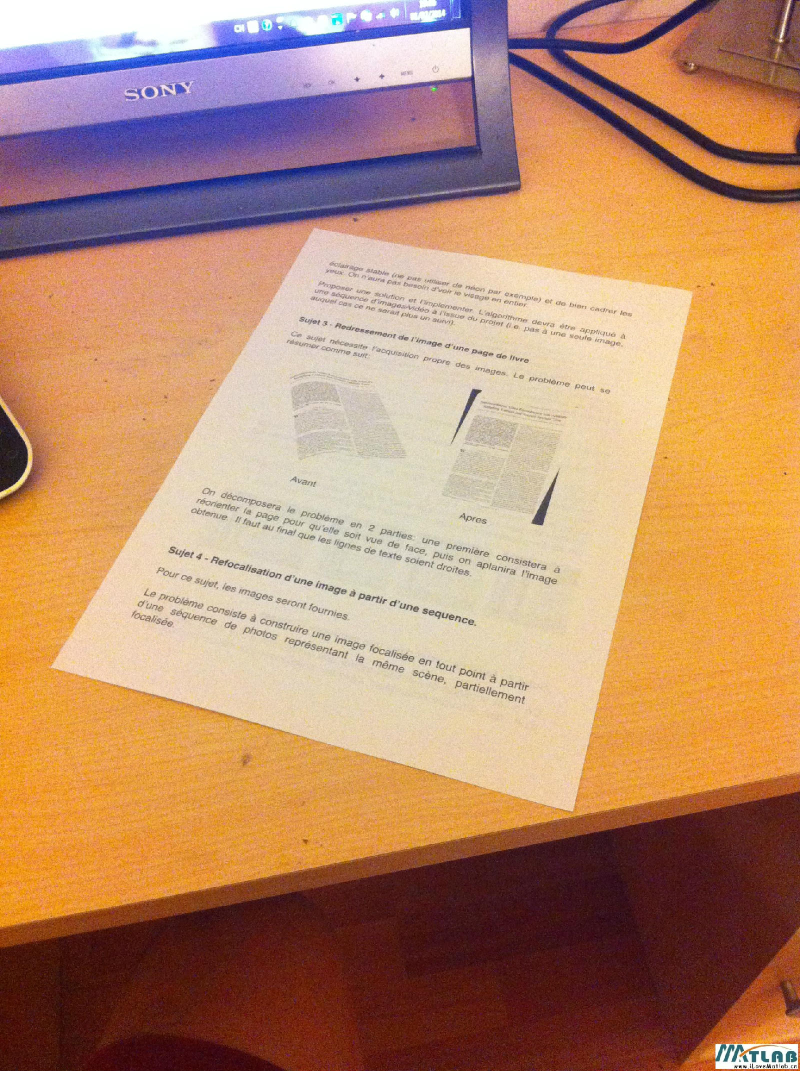
%> input picture MATLAB works/baidusb/3333/02.jpg, 1600 x 2142 px (shown at 1/2 size)
$ octave lll.m   (GNU Octave 9; MATLAB toolbox functions it lacks are replaced by stand-ins)
%> lines starting %> are read from the running program, lines starting %| are printed output that depends on the picture; in (x1, y1, x2, y2) boxes, pixels count from 0 and x2, y2 are one past the last pixel; in counts of white or black regions, pixels touching at a corner belong together; the program's own positions count from 1
% Projective transformation
im = imread('02.jpg');
%> im is the input picture: size 2142x1600x3 uint8; mean R, G, B 184, 138.6, 107.8
imshow(im);
%%%*********************************
%%
% % h = imrect(gca);%[I rect]= imcrop;
% % rect = wait(h);
rect=[100 520 1625 1505];

im_s= imcrop(im,rect);
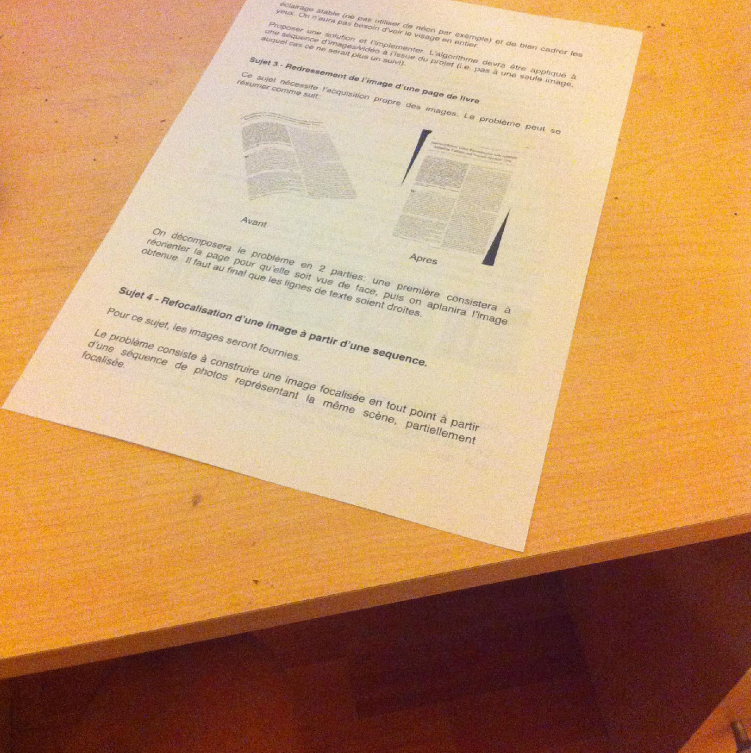
%> im_s: size 1506x1501x3 uint8 (shown at 1/2 size); mean R, G, B 196.5, 150.6, 106.9
subplot(221)
imshow(im_s)

% 观察图像背景是由含有红色和绿色成分的黄色，
% 故用蓝色层生成灰度图像。
BW=im2bw(im_s(:,:,3),0.6);
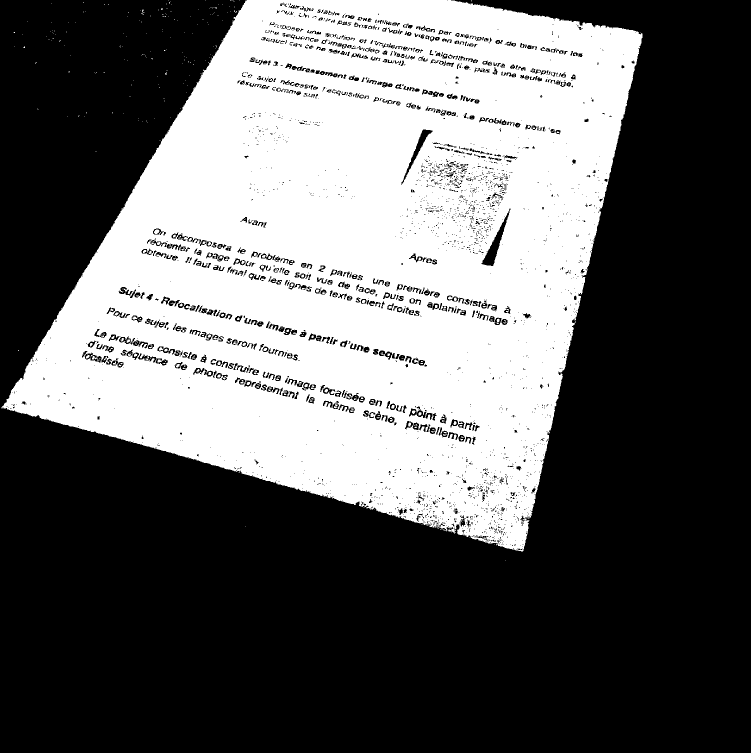
%> BW: size 1506x1501 logical (shown at 1/2 size); 38.7% white; 573 white regions (505 under 20 px), largest, box (x1, y1, x2, y2) and area: (3, 0, 1285, 1103) 870463, (308, 459, 319, 468) 72, (782, 810, 789, 817) 39
subplot(222)
imshow(BW)

BW = imfill(BW,'holes');
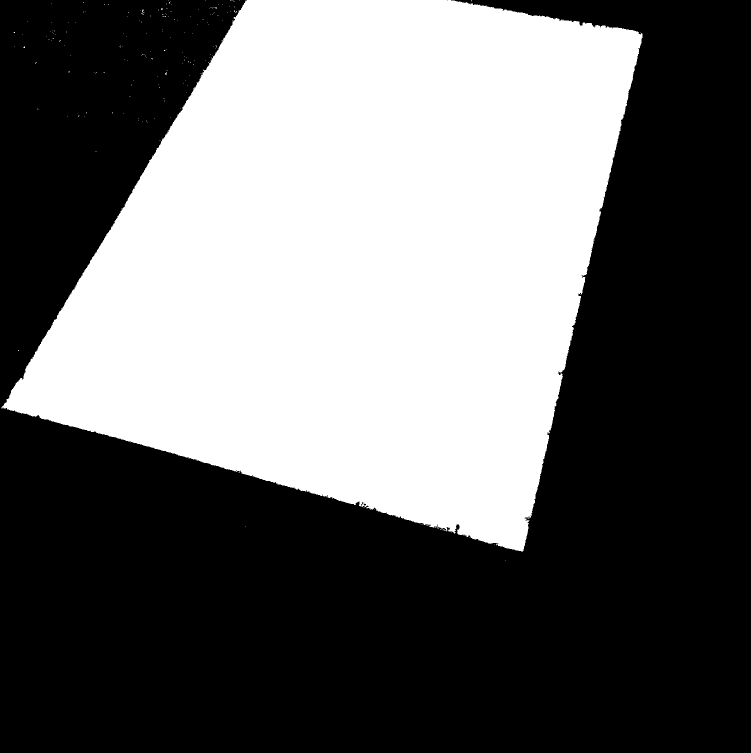
%> BW: size 1506x1501 logical (shown at 1/2 size); 40.9% white; 202 white regions (201 under 20 px), largest, box (x1, y1, x2, y2) and area: (3, 0, 1285, 1103) 924401
subplot(223)
imshow(BW)

% % [x, y] = getpts(gca)
% % h = impoint(gca,fliplr(size(BW)/2));
% % p = wait(h);
p=size(BW)/2;
%> p = [753 750.5]
%I=medfilt2(BW,[11,11]);
I = bwselect(BW,p(2),p(1),4);
%> I: size 1506x1501 logical; 40.9% white; 1 white region, box (x1, y1, x2, y2) and area: (3, 0, 1285, 1103) 924395
subplot(224)
imshow(I)
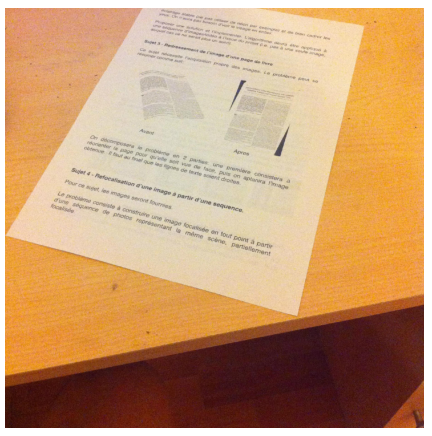
%> figure redrawn from the program's plot data, 4 panels
%%%%%%%%%%%%%%%%%%%%%%%%%%%%%%
% [6 lines of commented-out code are left out]
%%%***********************************
%%%%%%%%%%%%%%%%%%%%%%%%%%%%%%%%%%%%%%
%% corner
%%%%%%%%%%%%%%%%%%%%%%%%%%%%%%%%%%%%%%
I_c=medfilt2(I,[9,9]);
%> I_c: size 1506x1501 logical; 40.9% white; 1 white region, box (x1, y1, x2, y2) and area: (6, 0, 1285, 1102) 924406
%%
imshow(I_c)
%k=fspecial('gaussian',[61 1],500);
%k=[k(16:end);k(2:15);k(16)];
k=ones(61,1);
%surf(k*k')
C = corner(I_c,'MinimumEigenvalue',10,...
    'FilterCoefficients',k,...%ones(51,1)
    'QualityLevel',.5);%,...);%
%> C = [1027 1073; 36 803; 1256 85; 917 1065; 908 1062; 891 1061; 927 1066; 929 1066; 939 1068; 932 1]
% C = corner(I_c,10,...
%     'FilterCoefficients',k,...%ones(51,1)
%     'QualityLevel',.7,...);%,
%     'SensitivityFactor',0.24);
hold on
plot(C(1:4,1), C(1:4,2), 'r*');
%plot(C(:,1), C(:,2), 'r*');
hold off
%%%***********************************
%%%%%%%%%%%%%%%%%%%%%%%%%%%%%%%%%%%%%%
%% bwtraceboundary
%%%%%%%%%%%%%%%%%%%%%%%%%%%%%%%%%%%%%%
p=round(size(I)/2);
%> p = [753 751]
tml=find(I(p(1):end,p(2))==0,1,'first');
%> tml = 266
%I(p(1)+tml-2,p(2))
p(1)=p(1)+tml-2;
B = bwtraceboundary(I,p,'N');
subplot(223)
hold on

plot(B(:,2),B(:,1),'g','LineWidth',2);
plot(p(2),p(1),'rx','LineWidth',2)
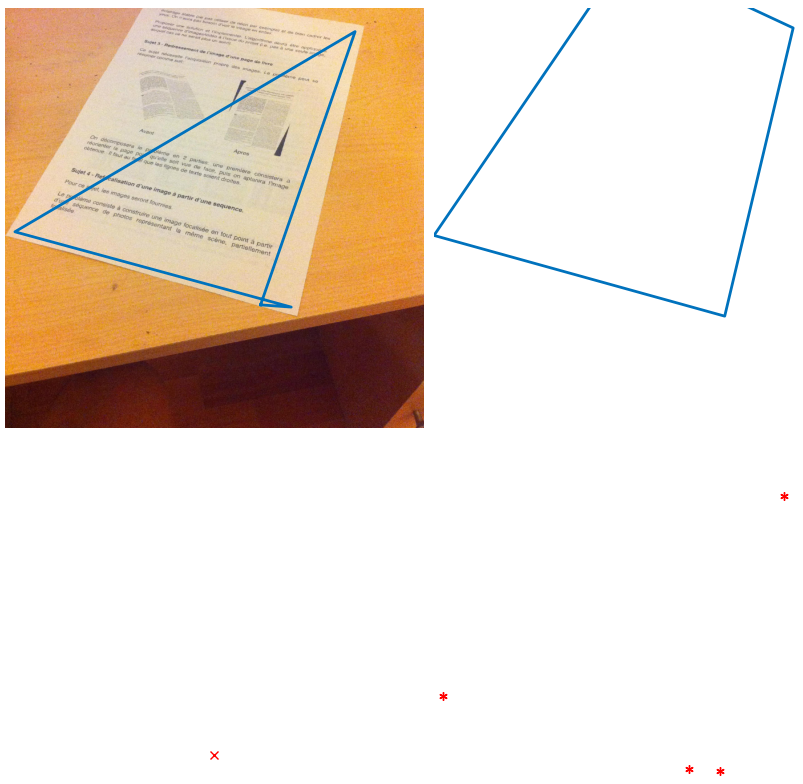
%> figure redrawn from the program's plot data, 4 panels
max(B);
min(B);

%%%***********************************
%%%%%%%%%%%%%%%%%%%%%%%%%%%%%%%%%%%%%%
%% regionprops
%%%%%%%%%%%%%%%%%%%%%%%%%%%%%%%%%%%%%%
STATS = regionprops(I,'Extrema');
tmpk=STATS.Extrema;
%> tmpk = [493.5 0.5; 902.5 0.5; 1285.5 67.5; 1285.5 76.5; 1046.5 1103.5; 1042.5 1103.5; 3.5 817.5; 3.5 814.5]
tmpl=diff(tmpk);
%> tmpl = [409 0; 383 67; 0 9; -239 1027; -4 0; -1039 -286; 0 -3]
tmpl=sum(tmpl(1:2:end,:),2)/2;
%> tmpl = [204.5; 4.5; -2; -1.5]
C4=tmpk([1,4,5,8],:)+[tmpl,-tmpl];
%> C4 = [698 -204; 1290 72; 1044.5 1105.5; 2 816]
subplot(222)
%imshow(I)
hold on
impoly(gca,C4);
%%
%%%%%%
subplot(221)
h = impoly(gca,C([4,3,2,1],:));
%> h = {Position [917 1065 1256 85 36 803 1027 1073], Vertices [917 1065 1256 85 36 803 1027 1073]}
% % input_points = wait(h);
% % %input_points=C4;
% % %input_points = [663 32;1583 186;1290 1448;20 1098];
input_points = C([4,3,2,1],:);
%> input_points = [917 1065; 1256 85; 36 803; 1027 1073]

A4paper=[210 297]*5;
n=A4paper(1);
m=A4paper(2);
base_points=[0 0;n 0;n m;0 m];


tform = maketform('projective',input_points,base_points);
%> tform = {ndims_in 2, ndims_out 2}
%tform = cp2tform(input_points,base_points,'projective');
[B,xdata,ydata] = imtransform(im_s, tform,'bicubic',...
    'XData',[0 n], 'YData',[0 m]);
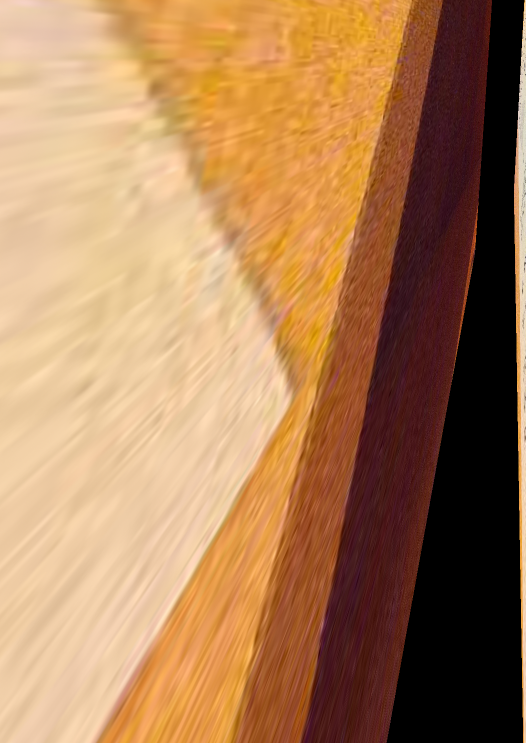
%> B: size 1486x1051x3 uint8 (shown at 1/2 size); mean R, G, B 170.9, 126.8, 87.5
%> xdata = [0 1050]; ydata = [0 1485]
figure
imshow(B)
%%
%> (the run ends here)
